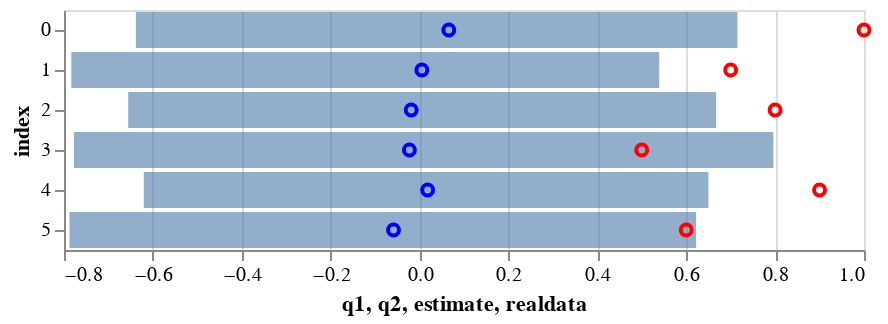

Notebook code cell kept with this figure:
### Code cell
c1 = alt.Chart(df2).mark_bar(
opacity=0.6).encode(
    x='q1',
    x2='q2',
    y='index:N'
)
c2 = alt.Chart(df2).mark_point(
opacity=1,
color='blue').encode(
    x='estimate',
    y='index:N'
)
c3 = alt.Chart(df2).mark_point(
opacity=1,
color='red').encode(
    x='realdata',
    y='index:N'
)
c1+c2+c3

# red real data
# blue MCMC samples

### Figure 1 — Vega-Lite specification as saved in the notebook (floating-point values rounded to 4 significant figures)
{"config": {"view": {"continuousWidth": 400, "continuousHeight": 300}}, "layer": [{"mark": {"type": "bar", "opacity": 0.6}, "encoding": {"x": {"type": "quantitative", "field": "q1"}, "x2": {"field": "q2"}, "y": {"type": "nominal", "field": "index"}}}, {"mark": {"type": "point", "color": "blue", "opacity": 1}, "encoding": {"x": {"type": "quantitative", "field": "estimate"}, "y": {"type": "nominal", "field": "index"}}}, {"mark": {"type": "point", "color": "red", "opacity": 1}, "encoding": {"x": {"type": "quantitative", "field": "realdata"}, "y": {"type": "nominal", "field": "index"}}}], "data": {"name": "data-7d33c524af600920cfcb8ec2e0c235d8"}, "$schema": "https://vega.github.io/schema/vega-lite/v4.8.1.json", "datasets": {"data-7d33c524af600920cfcb8ec2e0c235d8": [{"index": 0, "estimate": 0.0658, "q1": -0.6383, "q2": 0.7152, "realdata": 1.0}, {"index": 1, "estimate": 0.005208, "q1": -0.7835, "q2": 0.5392, "realdata": 0.7}, {"index": 2, "estimate": -0.01876, "q1": -0.6556, "q2": 0.6674, "realdata": 0.8}, {"index": 3, "estimate": -0.02275, "q1": -0.7778, "q2": 0.7962, "realdata": 0.5}, {"index": 4, "estimate": 0.01824, "q1": -0.6204, "q2": 0.65, "realdata": 0.9}, {"index": 5, "estimate": -0.0586, "q1": -0.7875, "q2": 0.6223, "realdata": 0.6}]}}
